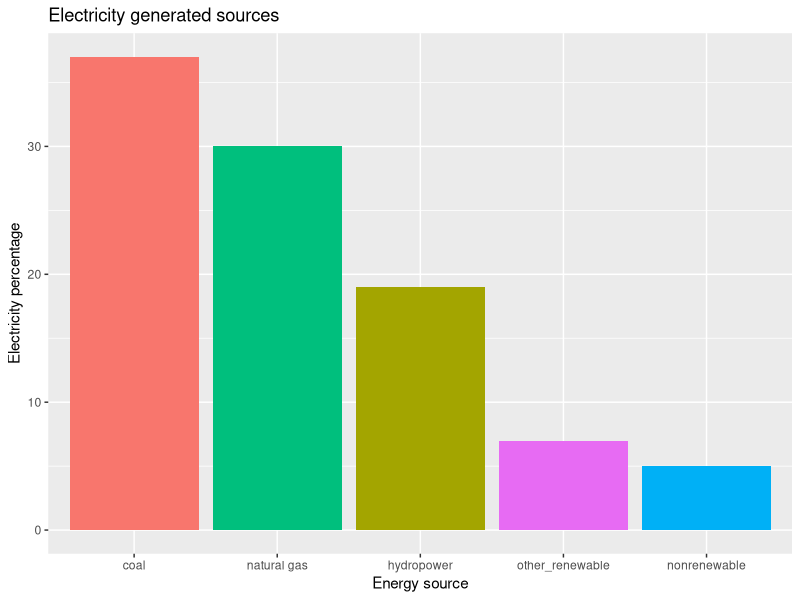

The R source for this figure:
## ---- chunk 1
knitr::opts_chunk$set(echo = FALSE)
## ---- chunk 2
library(tidyverse)
## ---- chunk 3
energy_sources <- tibble(energy_source = c("coal", "natural gas", "hydropower",
                                           "other_renewable", "nonrenewable"),
                         elec_generated_percent = c(37,30,19,7,5))

g <- ggplot(energy_sources, aes(x = reorder(energy_source, -elec_generated_percent), y = elec_generated_percent))
g <- g + geom_bar(aes(fill = energy_source), stat="identity") +
     labs(title="Electricity generated sources",
        x ="Energy source", y = "Electricity percentage") +
     theme(legend.position = "none")
g
